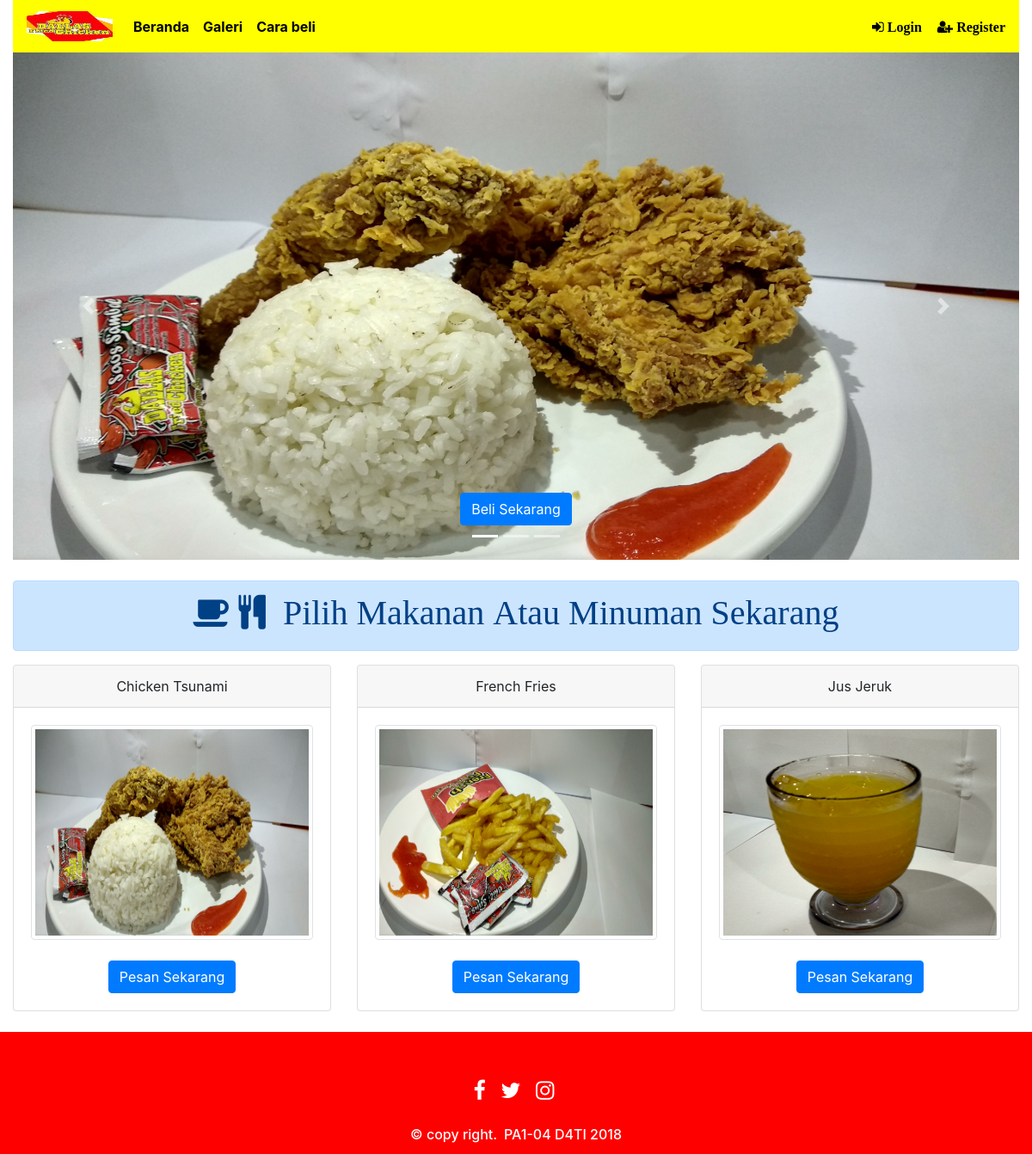
The page / on the database its author committed.
### tables this page shows
CREATE TABLE `t_produk` (
  `id_produk` int(20) NOT NULL,
  `nama_prod` varchar(100) NOT NULL,
  `harga` double NOT NULL,
  `stok` int(100) NOT NULL,
  `gambar` varchar(100) NOT NULL,
  `deskripsi_prod` varchar(100) NOT NULL,
  `kategori` int(20) NOT NULL
);

### index.php (the view, shortened to what this page needs)
<!DOCTYPE html>
<html>
<head>
	<?php
		include("hf/reference.php");
	?>
</head>
<body>
	<div class="container-fluid">
		<?php include("hf/menubar.php"); ?>
    <?php  if (isset($_SESSION['is_logged_in']) && $_SESSION['is_logged_in'] == 1) { ?>
		<div id="carouselExampleIndicators" class="carousel slide" data-ride="carousel">
  <ol class="carousel-indicators">
    <li data-target="#carouselExampleIndicators" data-slide-to="0" class="active"></li>
    <li data-target="#carouselExampleIndicators" data-slide-to="1"></li>
    <li data-target="#carouselExampleIndicators" data-slide-to="2"></li>
  </ol>
  <div class="carousel-inner">
    <div class="carousel-item active">
      <img class="d-block w-100" src="assets/img/index_img/c_1.jpg" alt="First slide" style="height: 590px">
      <div class="carousel-caption d-none d-md-block">
          <?php if (isset($_SESSION['admin']) && $_SESSION['admin'] == 1) {  ?>
            <a href="ganti_carousel.php" class="btn btn-primary">Ganti Gambar</a>
          <?php } ?>
      </div>
    </div>
    <div class="carousel-item">
      <img class="d-block w-100" src="assets/img/index_img/c2.jpg" alt="Second slide" style="height: 590px">
      <div class="carousel-caption d-none d-md-block">
           <?php if (isset($_SESSION['admin']) && $_SESSION['admin'] == 1) {  ?>
            <a href="ganti_carousel.php" class="btn btn-primary">Ganti Gambar</a>
          <?php } ?>
      </div>
    </div>
    <div class="carousel-item">
      <img class="d-block w-100" src="assets/img/index_img/c3.jpg" alt="Third slide" style="height: 590px">
      <div class="carousel-caption d-none d-md-block">
           <?php if (isset($_SESSION['admin']) && $_SESSION['admin'] == 1) {  ?>
            <a href="ganti_carousel.php" class="btn btn-primary">Ganti Gambar</a>
          <?php } ?>
      </div>
    </div>
  </div>
  <a class="carousel-control-prev" href="#carouselExampleIndicators" role="button" data-slide="prev">
    <span class="carousel-control-prev-icon" aria-hidden="true"></span>
    <span class="sr-only">Previous</span>
  </a>
  <a class="carousel-control-next" href="#carouselExampleIndicators" role="button" data-slide="next">
    <span class="carousel-control-next-icon" aria-hidden="true"></span>
    <span class="sr-only">Next</span>
  </a>
</div>
</div>
<?php } else {  ?>
<div>
<div id="carouselExampleIndicators" class="carousel slide" data-ride="carousel">
  <ol class="carousel-indicators">
    <li data-target="#carouselExampleIndicators" data-slide-to="0" class="active"></li>
    <li data-target="#carouselExampleIndicators" data-slide-to="1"></li>
    <li data-target="#carouselExampleIndicators" data-slide-to="2"></li>
  </ol>
  <div class="carousel-inner">
    <div class="carousel-item active">
      <img class="d-block w-100" src="assets/img/index_img/c_1.jpg" alt="First slide" style="height: 590px">
      <div class="carousel-caption d-none d-md-block">
          <a href="login.php" class="btn btn-primary">Beli Sekarang</a>
      </div>
    </div>
  </div>
  <a class="carousel-control-prev" href="#carouselExampleIndicators" role="button" data-slide="prev">
    <span class="carousel-control-prev-icon" aria-hidden="true"></span>
  </a>
  <a class="carousel-control-next" href="#carouselExampleIndicators" role="button" data-slide="next">
    <span class="carousel-control-next-icon" aria-hidden="true"></span>
  </a>
</div><br>
<div class="row">
  <div class="col-md-12">
    <div class="alert alert-primary">
      <center><h1><i class="fa fa-coffee"> <i class="fa fa-cutlery"> &nbsp;Pilih Makanan Atau Minuman Sekarang</i></i></h1></center>
    </div>
  </div>
</div>
  <div class="row">
<?php
  $kueri = "SELECT * FROM t_produk";
  $exe = mysqli_query($conn,$kueri) or die(mysqli_error($conn));
  while($hasil = mysqli_fetch_array($exe)) {
?>
  <div class="col-md-4">
  <div class="card">
  <div class="card-header">
    <center><?php echo $hasil['nama_prod'] ?></center>
  </div>
  <div class="card-body">
    <a href="#"><img src="assets/img/produk/<?=$hasil['gambar']?>" class="img-thumbnail" alt="avatar" data-container="body" data-toggle="popover" data-placement="top" data-content="<?php echo $produk['deskripsi_prod']; ?>" style="height: 250px; width: 450px;"></a><br><br>
    <center><a href="login.php" class="btn btn-primary">Pesan Sekarang</a></center>
  </div>
  </div>
<br>
</div>
<?php } ?>
</div>
</div>
</div>
<?php } ?>
<?php include("hf/footer.php"); ?>
</body>
</html>

### rows shown on the page
t_produk: nama_prod "Chicken Tsunami", gambar (picture)
t_produk: nama_prod "French Fries", gambar (picture)
t_produk: nama_prod "Jus Jeruk", gambar (picture)
